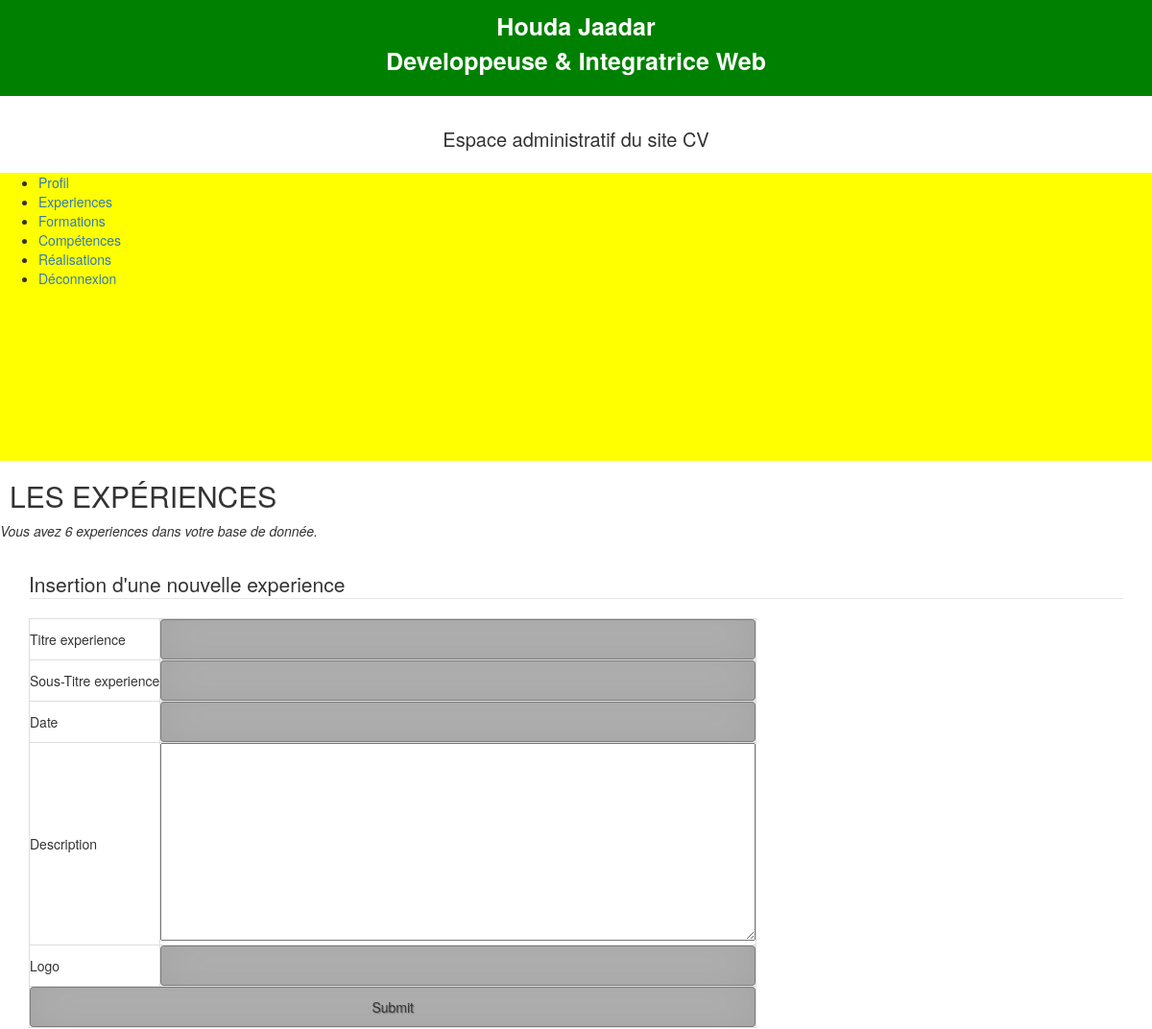
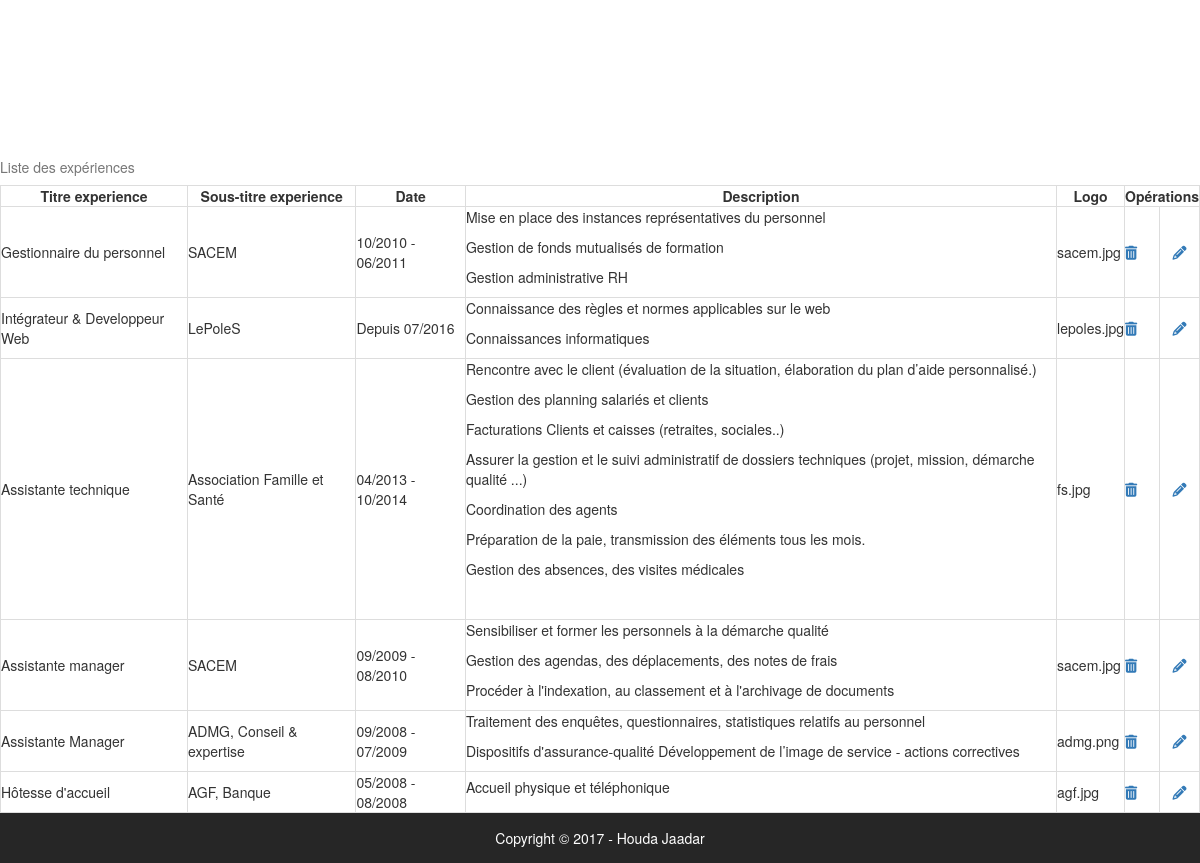
The page /admin/experience.php (signed in) on the database its author committed (2 pictures, top to bottom).
### tables this page shows
CREATE TABLE `t_utilisateur` (
  `id_utilisateur` smallint(5) NOT NULL,
  `prenom` varchar(25) NOT NULL,
  `nom` varchar(25) NOT NULL,
  `email` varchar(50) NOT NULL,
  `telephone` varchar(20) NOT NULL COMMENT 'varchar car 0 n''est pas un entier',
  `mdp` varchar(13) NOT NULL,
  `pseudo` varchar(13) NOT NULL,
  `avatar` varchar(13) NOT NULL,
  `age` smallint(5) NOT NULL,
  `date_naissance` date NOT NULL,
  `sexe` enum('Femme','Homme') NOT NULL,
  `etat_civil` enum('M.','Mme') NOT NULL,
  `statut_marital` varchar(13) NOT NULL,
  `adresse` text NOT NULL,
  `code_postal` varchar(5) NOT NULL,
  `ville` varchar(50) NOT NULL,
  `pays` varchar(25) NOT NULL,
  `note` varchar(20) NOT NULL
);

CREATE TABLE `t_experiences` (
  `id_experience` int(11) NOT NULL,
  `titre_e` text NOT NULL,
  `sous_titre_e` text,
  `dates_e` text,
  `description_e` text NOT NULL,
  `img_e` varchar(255) NOT NULL,
  `utilisateur_id` int(11) NOT NULL
);

### admin/experience.php (the view, shortened to what this page needs)
<?php require '../connexion/connexion.php'; ?>
<?php include'haut.php';?>
            <div class="contenuPrincipal">
                <h2 class="h2">Les expériences</h2>
                <?php
                $sql = $pdoCV->query("SELECT * FROM t_experiences");
                $sql->execute();
                $nbr_experience = $sql->rowCount();
                ?>
                <p class="nbr">Vous avez <?php echo $nbr_experience; ?> experiences dans votre base de donnée.</p>
                <form action="experience.php" method="post" action="experience.php">
                    <fieldset>
                    <legend>Insertion d'une nouvelle experience </legend>
                        <table  class="table-bordered">
                            <tr>
                                <td>Titre experience</td>
                                <td><input type="text" name="titre_e" size="50" value="" required></td>
                            </tr>
                            <tr>
                                <td>Sous-Titre experience</td>
                                <td><input type="text" name="sous_titre_e" value="" size="50"  required></td>
                            </tr>
                            <tr>
                                <td>Date</td>
                                <td><input type="text" name="dates_e" value="" size="50"  required></td>
                            </tr>
                            <tr>
                                <td>Description</td>
                                <td><textarea id="editor1" name="description_e" value="" size="100" cols="80" rows="10" required></textarea>
                                <script>CKEDITOR.replace('editor1');</script></td>
                            </tr>
                            <tr>
                                <td>Logo</td>
                                <td><input type="text" name="img_e" value="" size="50"  required>
                              </td>
                            </tr>
                            <tr>
                                <td colspan="2"><input type="submit" value"Insérer une experience"></td>
                            </tr>
                        </table>
                    </fieldset>
                </form>
                <table class="table-bordered">
                    <caption>Liste des expériences</caption>
                    <tr>
                        <th  class="text-center">Titre experience</th>
                        <th class="text-center">Sous-titre experience</th>
                        <th class="text-center">Date</th>
                        <th class="text-center">Description</th>
                        <th class="text-center">Logo</th>
                        <th class="text-center" colspan="2">Opérations</th>
                    </tr>
                        <?php while($resultat = $sql->fetch()){ ?>
                    <tr>
                        <td ><?php echo $resultat['titre_e']; ?></td>
                        <td ><?php echo $resultat['sous_titre_e']; ?></td>
                        <td ><?php echo $resultat['dates_e']; ?></td>
                        <td ><?php echo $resultat['description_e']; ?></td>
                        <td ><?php echo $resultat['img_e']; ?></td>
                        <td ><a href="experience.php?delete=<?php echo $resultat['id_experience'];?>"><i class="fa fa-trash" aria-hidden="true"></i></a></td><br>
                        <td class="text-center"><a href="modif_experience.php?id_experience=<?php echo $resultat['id_experience'];?>"><i class="fa fa-pencil" aria-hidden="true"></i></a></td>
                    </tr>
                    <?php };?>
                </table>
            </div>
           <?php include'bas.php';?>

### admin/haut.php (shortened to what this page needs)
<?php require '../connexion/connexion.php'; ?>
<?php
        $sql = $pdoCV->query("SELECT * FROM t_utilisateur");
        $resultat = $sql->fetch();?>
<!DOCTYPE html>
<html lang="fr">
<head>
    <link rel="stylesheet" type="text/css" href="../css/style.css">
    <link rel="stylesheet" href="https://maxcdn.bootstrapcdn.com/bootstrap/3.3.7/css/bootstrap.min.css">
</head>
<body>
    <header>
    	<div class="nom">
    		<p><?php echo $resultat['prenom'].' ' .$resultat['nom'].'<br>';?>
    		Developpeuse & Integratrice Web</p>
    	</div>
    	<h1 id="espaceAdmin">Espace administratif du site CV</h1>
        <div id="navb">
            <nav id="navbar">
                <ul>
                    <li><a href="utilisateur.php">Profil</a></li>
                    <li><a href="experience.php">Experiences</a></li>
                    <li><a href="formation.php">Formations</a></li>
                    <li><a href="competence.php">Compétences</a></li>
                    <li><a href="realisation.php">Réalisations</a></li>
                    <li><a href="index.php?deconnect">Déconnexion</a></li>
                </ul>
            </nav>
        </div>
    </header>

### admin/bas.php
<?php require '../connexion/connexion.php'; ?>
 <?php $sql = $pdoCV->query("SELECT * FROM t_utilisateur");
 $resultat = $sql->fetch(); ?>
<footer>
	<div>
		<p>Copyright © <?php echo DATE('Y').' - '.$resultat['prenom'].' ' .$resultat['nom'];?> </p>
	</div>
</footer>
</body>
</html>

### css/style.css (style rules this page uses)
body { font-family: 'Quicksand', sans-serif; margin: 0; padding: 0; border: 0; }
.nom { height: 100px; background-color: green; text-align: center; font-weight: bolder; font-size: 25px; padding-top: 10px; padding-bottom: 15px; color: white; }
#navbar { margin: 0 auto; width:1200px; height: 300px; }
#navb { width: 100%; background-color: yellow; }
#espaceAdmin { font-size: 20px; text-align: center; height: 50px; line-height: 50px; }
.h2 { font-size: 20px; font-weight: bolder; text-transform: uppercase; margin: 30px 10px; }
form { margin: 30px 30px; }
.nbr { font-style: italic; }
footer { height: 50px; background-color: #262626; text-align: center; font-size:1em; color: white; line-height: 50px; }
* { -webkit-box-sizing:border-box; -moz-box-sizing:border-box; -ms-box-sizing:border-box; -o-box-sizing:border-box; box-sizing:border-box; }
html { width: 100%; height:100%; overflow:hidden; }
body { width: 100%; height:100%; font-family: 'Open Sans', sans-serif; background: #092756; }
input { width: 100%; margin-bottom: 10px; background: rgba(0,0,0,0.3); border: none; outline: none; padding: 10px; font-size: 13px; color: #fff; text-shadow: 1px 1px 1px rgba(0,0,0,0.3); border: 1px solid rgba(0,0,0,0.3); border-radius: 4px; box-shadow: inset 0 -5px 45px rgba(100,100,100,0.2), 0 1px 1px rgba(255,255,255,0.2); -webkit-transition: box-shadow .5s ease; -moz-transition: box-shadow .5s ease; -o-transition: box-shadow .5s ease; -ms-transition: box-shadow .5s ease; transition: box-shadow .5s ease; }

### rows shown on the page
t_utilisateur: prenom "Houda", nom "Jaadar"
t_experiences: titre_e "Gestionnaire du personnel", sous_titre_e "SACEM", dates_e "10/2010 - 06/2011", description_e "Mise en place des instances représentatives du personnel Gestion de fonds mutualisés de formation Gestion administrative RH", img_e "sacem.jpg"
t_experiences: titre_e "Intégrateur & Developpeur Web", sous_titre_e "LePoleS", dates_e "Depuis 07/2016", description_e "Connaissance des règles et normes applicables sur le web Connaissances informatiques", img_e "lepoles.jpg"
t_experiences: titre_e "Assistante technique", sous_titre_e "Association Famille et Santé", dates_e "04/2013 - 10/2014", description_e "Rencontre avec le client (évaluation de la situation, élaboration du plan d’aide personnalisé.) Gestion des planning salariés et clients Facturations Clients et caisses (retraites, sociales..) Assurer la gestion et le suivi administratif de dossiers techniques (projet, mission, démarche qualité ...) Coordination des agents Préparation de la paie, transmission des éléments tous les mois. Gestion des absences, des visites médicales", img_e "fs.jpg"
t_experiences: titre_e "Assistante manager", sous_titre_e "SACEM", dates_e "09/2009 - 08/2010", description_e "Sensibiliser et former les personnels à la démarche qualité Gestion des agendas, des déplacements, des notes de frais Procéder à l'indexation, au classement et à l'archivage de documents", img_e "sacem.jpg"
t_experiences: titre_e "Assistante Manager", sous_titre_e "ADMG, Conseil & expertise", dates_e "09/2008 - 07/2009", description_e "Traitement des enquêtes, questionnaires, statistiques relatifs au personnel Dispositifs d'assurance-qualité Développement de l’image de service - actions correctives", img_e "admg.png"
t_experiences: titre_e "Hôtesse d'accueil", sous_titre_e "AGF, Banque", dates_e "05/2008 - 08/2008", description_e "Accueil physique et téléphonique", img_e "agf.jpg"

### other values the page prints
$nbr_experience "6"
DATE('Y') "2017"
